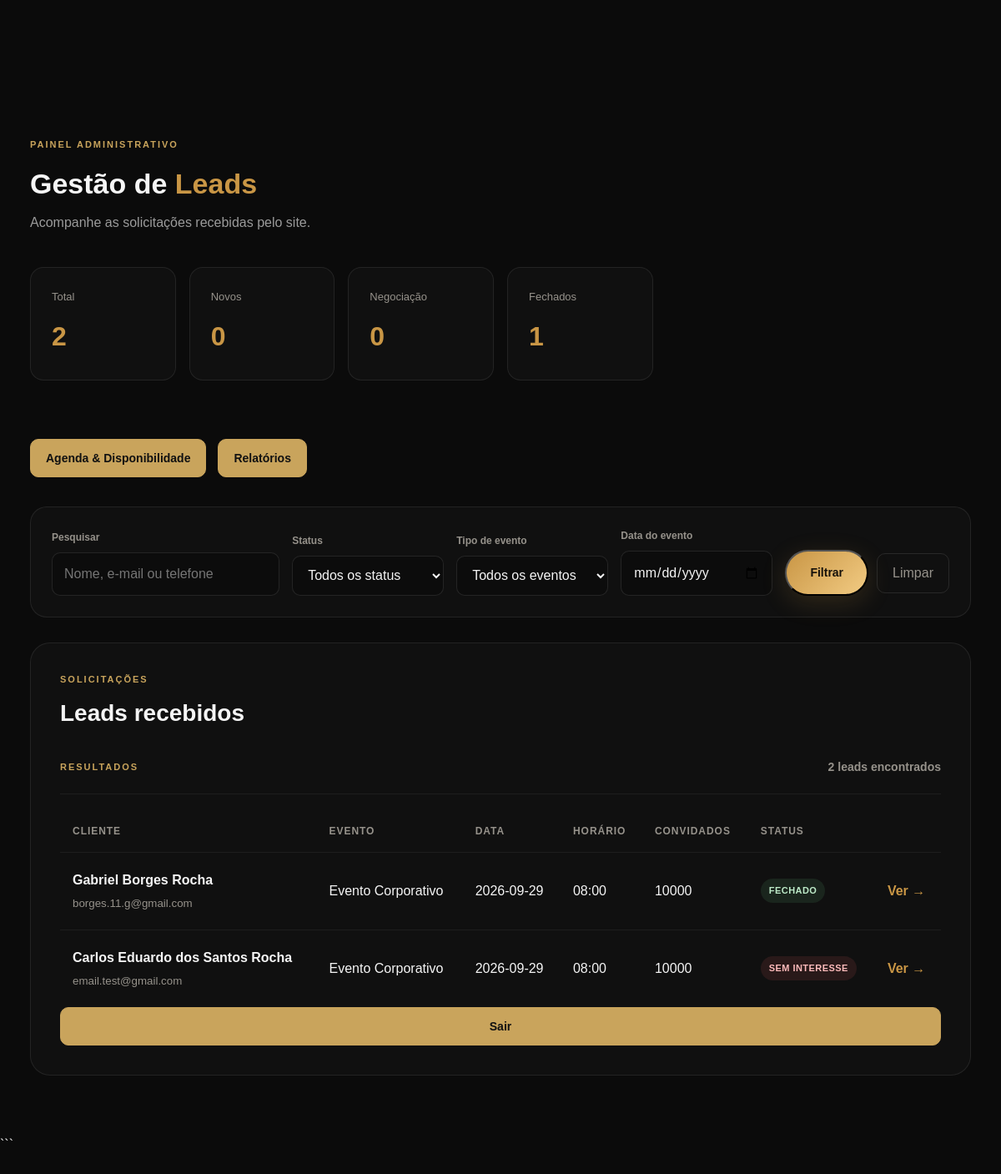
Page /admin/ (signed in) on the committed database.
### tables this page shows
CREATE TABLE leads (

            id INTEGER PRIMARY KEY AUTOINCREMENT,

            name TEXT NOT NULL,

            email TEXT NOT NULL,

            phone TEXT NOT NULL,

            event_type TEXT NOT NULL,

            event_date TEXT,

            event_location TEXT,

            guest_count INTEGER,

            details TEXT,

            status TEXT NOT NULL DEFAULT 'NOVO',

            created_at TIMESTAMP DEFAULT CURRENT_TIMESTAMP

        , notes TEXT, event_time TEXT, availability_id INTEGER);

### routes/admin.py (the view, shortened to what this page needs)
@admin_bp.route("/")
@login_required
def dashboard():
    connection = get_connection()
    try:
        total_leads = connection.execute("""
            SELECT COUNT(*) AS total
            FROM leads
        """).fetchone()["total"]
        novos = connection.execute("""
            SELECT COUNT(*) AS total
            FROM leads
            WHERE status = 'NOVO'
        """).fetchone()["total"]
        negociacoes = connection.execute("""
            SELECT COUNT(*) AS total
            FROM leads
            WHERE status = 'NEGOCIAÇÃO'
        """).fetchone()["total"]
        fechados = connection.execute("""
            SELECT COUNT(*) AS total
            FROM leads
            WHERE status = 'FECHADO'
        """).fetchone()["total"]
        status_filter = request.args.get(
            "status",
            ""
        ).strip()
        search = request.args.get(
            "search",
            ""
        ).strip()
        event_filter = request.args.get(
            "event_type",
            ""
        ).strip()
        date_filter = request.args.get(
            "event_date",
            ""
        ).strip()
        query = """
            SELECT *
            FROM leads
            WHERE 1 = 1
        """
        params = []
        if status_filter:
            query += """
                AND status = ?
            """
            params.append(status_filter)
        if event_filter:
            query += """
                AND event_type = ?
            """
            params.append(event_filter)
        if date_filter:
            query += """
                AND event_date = ?
            """
            params.append(date_filter)
        query += """
            ORDER BY created_at DESC
        """
        leads = connection.execute(
            query,
            params
        ).fetchall()
    finally:
        connection.close()
    return render_template(
        "admin/dashboard.html",
        total_leads=total_leads,
        novos=novos,
        negociacoes=negociacoes,
        fechados=fechados,
        leads=leads,
        status_filter=status_filter,
        search=search,
        event_filter=event_filter,
        date_filter=date_filter
    )

### auth_utils.py (called while the page is built, shortened)
def login_required(view):
    @wraps(view)
    def wrapped_view(*args, **kwargs):
        return view(*args, **kwargs)
    return wrapped_view

### database/database.py (called while the page is built)
def get_connection():
    connection = sqlite3.connect(DATABASE)
    connection.row_factory = sqlite3.Row
    return connection

### templates/admin/dashboard.html (shortened to what this page needs)
{% extends "base.html" %}
{% block content %}
{% block extra_css %}
<link rel="stylesheet" href="{{ url_for('static', filename='css/admin.css') }}">
{% endblock %}
<section class="admin-page">
    <div class="admin-container">
        <div class="admin-header">
            <div>
                <span class="admin-label">
                    PAINEL ADMINISTRATIVO
                </span>
                <h1>
                    Gestão de <span>Leads</span>
                </h1>
                <p>
                    Acompanhe as solicitações recebidas pelo site.
                </p>
            </div>
        </div>
        <div class="admin-stats">
            <div class="admin-stat">
                <span>Total</span>
                <strong>{{ total_leads or 0 }}</strong>
            </div>
            <div class="admin-stat">
                <span>Novos</span>
                <strong>{{ novos or 0 }}</strong>
            </div>
            <div class="admin-stat">
                <span>Negociação</span>
                <strong>{{ negociacoes or 0 }}</strong>
            </div>
            <div class="admin-stat">
                <span>Fechados</span>
                <strong>{{ fechados or 0 }}</strong>
            </div>
        </div>
        <div class="admin-navigation">
            <a href="{{ url_for('agenda.agenda') }}" class="admin-button">
                Agenda & Disponibilidade
            </a>
            <a href="{{ url_for('reports.reports') }}" class="admin-button">
                Relatórios
            </a>
        </div>
        <div class="admin-filters">
            <form method="GET" action="{{ url_for('admin.dashboard') }}">
                <div class="filter-group">
                    <label for="search">
                        Pesquisar
                    </label>
                    <input type="text" id="search" name="search" value="{{ search }}"
                        placeholder="Nome, e-mail ou telefone">
                </div>
                <div class="filter-group">
                    <label for="status">
                        Status
                    </label>
                    <select id="status" name="status">
                        <option value="">
                            Todos os status
                        </option>
                    </select>
                </div>
                <div class="filter-group">
                    <label for="event_type">
                        Tipo de evento
                    </label>
                    <select id="event_type" name="event_type">
                        <option value="">
                            Todos os eventos
                        </option>
                    </select>
                </div>
                <div class="filter-group">
                    <label for="event_date">
                        Data do evento
                    </label>
                    <input type="date" id="event_date" name="event_date">
                </div>
                <div class="filter-actions">
                    <button type="submit" class="btn btn-primary">
                        Filtrar
                    </button>
                    <a href="{{ url_for('admin.dashboard') }}" class="admin-clear-button">
                        Limpar
                    </a>
                </div>
            </form>
        </div>
        <div class="admin-section">
            <div class="admin-section-header">
                <div>
                    <span class="admin-label">
                        SOLICITAÇÕES
                    </span>
                    <h2>
                        Leads recebidos
                    </h2>
                </div>
            </div>
            <div class="results-header">
                <span class="admin-label">
                    RESULTADOS
                </span>
                <strong>
                    {{ leads|length }}
                    {% if leads|length == 1 %}
                    lead encontrado
                    {% else %}
                    leads encontrados
                    {% endif %}
                </strong>
            </div>
            {% if leads %}
            <div class="leads-table-wrapper">
                <table class="leads-table">
                    <thead>
                        <tr>
                            <th>
                                Cliente
                            </th>
                            <th>
                                Evento
                            </th>
                            <th>
                                Data
                            </th>
                            <th>
                                Horário
                            </th>
                            <th>
                                Convidados
                            </th>
                            <th>
                                Status
                            </th>
                            <th>
                            </th>
                        </tr>
                    </thead>
                    <tbody>
                        {% for lead in leads %}
                        <tr>
                            <td>
                                <strong>
                                    {{ lead["name"] }}
                                </strong>
                                <small>
                                    {{ lead["email"] }}
                                </small>
                            </td>
                            <td>
                                {{ lead["event_type"] }}
                            </td>
                            <td>
                                {{ lead["event_date"] or "—" }}
                            </td>
                            <td>
                                {{ lead["event_time"] or "—" }}
                            </td>
                            <td>
                                {{ lead["guest_count"] or "—" }}
                            </td>
                            <td>
                                <span class="status status-{{ lead['status']|lower|replace(' ', '-') }}">
                                    {{ lead["status"] }}
                                </span>
                            </td>
                            <td>
                                <a href="{{ url_for('admin.lead_detail', lead_id=lead['id']) }}"
                                    class="admin-view-button">
                                    Ver →
                                </a>
                            </td>
                        </tr>
                        {% endfor %}
                    </tbody>
                </table>
            </div>
            <form method="POST" action="{{ url_for('auth.logout') }}">
                <button type="submit" class="admin-button">
                    Sair
                </button>
            </form>
            {% endif %}
        </div>
    </div>
    ```
</section>
{% endblock %}

### static/css/admin.css (style rules this page uses)
:root { --admin-bg: #0b0b0b; --admin-surface: #121212; --admin-surface-2: #181818; --admin-border: rgba(255, 255, 255, 0.09); --admin-text: #f5f5f5; --admin-muted: #9b9b9b; --admin-gold: #c9a45c; --admin-gold-light: #e0c27b; --admin-danger: #d95c5c; --admin-success: #65b87a; --admin-radius: 16px; }
* { box-sizing: border-box; }
body { margin: 0; background: var(--admin-bg); color: var(--admin-text); font-family: Arial, Helvetica, sans-serif; }
button, input, select, textarea { font: inherit; }
a { color: inherit; }
.admin-container { width: min(94%, 1400px); margin: 0 auto; padding: 45px 0 70px; }
.admin-header { display: flex; align-items: center; justify-content: space-between; gap: 20px; margin-bottom: 40px; }
.admin-header h1 { margin: 0; font-size: 34px; }
.admin-header p { margin: 7px 0 0; color: var(--admin-muted); }
.admin-button { display: inline-flex; align-items: center; justify-content: center; min-height: 44px; padding: 11px 18px; color: #111; background: var(--admin-gold); border: 1px solid var(--admin-gold); border-radius: 10px; cursor: pointer; font-size: 14px; font-weight: 700; text-decoration: none; transition: transform 0.2s, background 0.2s, border-color 0.2s; }
.admin-navigation { display: flex; gap: 14px; margin-bottom: 35px; flex-wrap: wrap; }
.admin-navigation .admin-button { width: auto; }
.status { display: inline-flex; align-items: center; padding: 6px 10px; border-radius: 999px; font-size: 11px; font-weight: 700; white-space: nowrap; }
.status-fechado { color: #bdeac8; background: rgba(101, 184, 122, 0.12); }
.status-sem-interesse { color: #ffbcbc; background: rgba(217, 92, 92, 0.12); }

### rows in the picture
leads: name "Gabriel Borges Rocha", email "borges.11.g@gmail.com", event_type "Evento Corporativo", event_date "2026-09-29", event_time "08:00", guest_count "10000", status "FECHADO"
leads: name "Carlos Eduardo dos Santos Rocha", email "email.test@gmail.com", event_type "Evento Corporativo", event_date "2026-09-29", event_time "08:00", guest_count "10000", status "SEM INTERESSE"

### other values in the picture
{{ total_leads or 0 }} "2"
{{ novos or 0 }} "0"
{{ negociacoes or 0 }} "0"
{{ fechados or 0 }} "1"
{{ leads|length }} "2"
